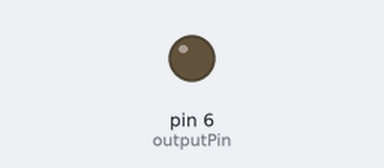
Bench run of a sketch on a simulated Arduino Uno, built with avr-gcc and run on an emulated ATmega328P. On the bench: output pins drawn as LEDs (lit = HIGH). Dashed ring = blinking.

Above: at 0.2 s.
At 2.62 s:
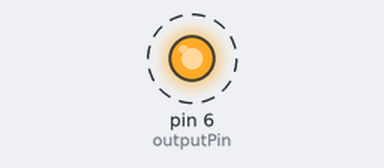
Timing chart, 0 to 3.0 s (numbered marks = the images above):
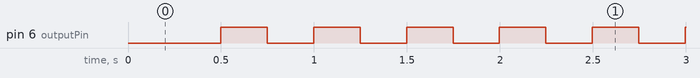

The sketch:

ARV_BLINK_INTERRUPT_SIMPLIFY.ino
```cpp
#include "arv_blink_wifi_rev_config.h"
#include "megaAVR_TimerInterrupt.h"

unsigned int outputPin = 6;

void blinkLED(unsigned int outputPin = 6)
{
  static bool toggle1 = false;
  static bool started = false;

  if (!started)
  {
    started = true;
    pinMode(outputPin, OUTPUT);
  }

  // timer interrupt toggles pin LED_BUILTIN
  digitalWrite(outputPin, toggle1);
  toggle1 = !toggle1;
}

void setup()
{
  ITimer1.init();
  ITimer1.attachInterruptInterval(TIMER1_INTERVAL_MS * ADJUST_FACTOR, blinkLED, outputPin, TIMER1_DURATION_MS);
}

void loop()
{
}
```

arv_blink_wifi_rev_config.h
```cpp
#define TIMER_INTERRUPT_DEBUG 2
#define _TIMERINTERRUPT_LOGLEVEL_ 4

#define USING_16MHZ true
#define USING_8MHZ false
#define USING_250KHZ false

#define USE_TIMER_0 false
#define USE_TIMER_1 true
#define USE_TIMER_2 false
#define USE_TIMER_3 false

#define TIMER1_INTERVAL_MS 250
#define TIMER1_FREQUENCY (float)(1000.0f / TIMER1_INTERVAL_MS)
#define TIMER1_DURATION_MS 0 //(10 * TIMER1_INTERVAL_MS)
#define ADJUST_FACTOR ((float)0.99850)
```

Measured:
- by itself, pin 6 (outputPin): alternates HIGH for 0.25 s and LOW for 0.25 s
